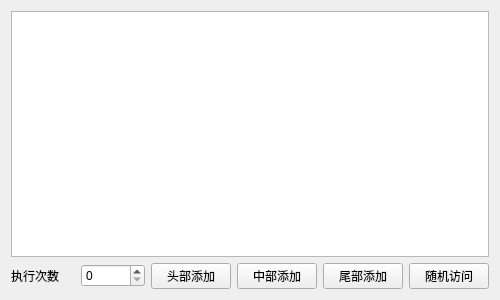
<?xml version="1.0" encoding="UTF-8"?>
<ui version="4.0">
 <class>Widget</class>
 <widget class="QWidget" name="Widget">
  <property name="geometry">
   <rect>
    <x>0</x>
    <y>0</y>
    <width>500</width>
    <height>300</height>
   </rect>
  </property>
  <property name="windowTitle">
   <string>Widget</string>
  </property>
  <layout class="QVBoxLayout" name="verticalLayout">
   <item>
    <widget class="QTableWidget" name="tableWidget"/>
   </item>
   <item>
    <layout class="QHBoxLayout" name="horizontalLayout">
     <item>
      <widget class="QLabel" name="label">
       <property name="sizePolicy">
        <sizepolicy hsizetype="Preferred" vsizetype="Preferred">
         <horstretch>0</horstretch>
         <verstretch>0</verstretch>
        </sizepolicy>
       </property>
       <property name="text">
        <string>执行次数</string>
       </property>
      </widget>
     </item>
     <item>
      <widget class="QSpinBox" name="spinBoxTimes">
       <property name="sizePolicy">
        <sizepolicy hsizetype="Minimum" vsizetype="Fixed">
         <horstretch>0</horstretch>
         <verstretch>0</verstretch>
        </sizepolicy>
       </property>
      </widget>
     </item>
     <item>
      <widget class="QPushButton" name="pushButtonPrepend">
       <property name="text">
        <string>头部添加</string>
       </property>
      </widget>
     </item>
     <item>
      <widget class="QPushButton" name="pushButtonMidInsert">
       <property name="text">
        <string>中部添加</string>
       </property>
      </widget>
     </item>
     <item>
      <widget class="QPushButton" name="pushButtonAppend">
       <property name="text">
        <string>尾部添加</string>
       </property>
      </widget>
     </item>
     <item>
      <widget class="QPushButton" name="pushButtonRandAccess">
       <property name="text">
        <string>随机访问</string>
       </property>
      </widget>
     </item>
    </layout>
   </item>
  </layout>
 </widget>
 <layoutdefault spacing="6" margin="11"/>
 <resources/>
 <connections/>
</ui>
